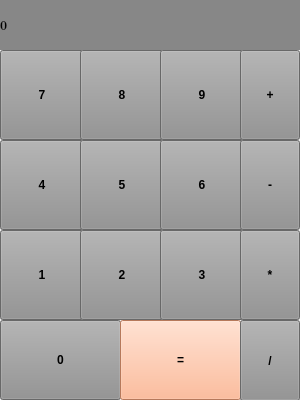
<?xml version="1.0" encoding="UTF-8"?>
<ui version="4.0">
 <class>MainWindow</class>
 <widget class="QMainWindow" name="MainWindow">
  <property name="geometry">
   <rect>
    <x>0</x>
    <y>0</y>
    <width>300</width>
    <height>400</height>
   </rect>
  </property>
  <property name="windowTitle">
   <string>Calculator</string>
  </property>
  <widget class="QWidget" name="centralwidget">
   <widget class="QLabel" name="res">
    <property name="geometry">
     <rect>
      <x>0</x>
      <y>0</y>
      <width>300</width>
      <height>50</height>
     </rect>
    </property>
    <property name="font">
     <font>
      <family>Noto Serif CJK SC</family>
      <weight>75</weight>
      <bold>true</bold>
     </font>
    </property>
    <property name="styleSheet">
     <string notr="true">background-color: rgb(135, 135, 135);</string>
    </property>
    <property name="text">
     <string>0</string>
    </property>
    <property name="margin">
     <number>10</number>
    </property>
   </widget>
   <widget class="QPushButton" name="btn_0">
    <property name="geometry">
     <rect>
      <x>0</x>
      <y>320</y>
      <width>121</width>
      <height>80</height>
     </rect>
    </property>
    <property name="font">
     <font>
      <weight>75</weight>
      <bold>true</bold>
     </font>
    </property>
    <property name="styleSheet">
     <string notr="true">background-color: rgb(145, 145, 145);</string>
    </property>
    <property name="text">
     <string>0</string>
    </property>
   </widget>
   <widget class="QPushButton" name="btn_eq">
    <property name="geometry">
     <rect>
      <x>120</x>
      <y>320</y>
      <width>121</width>
      <height>80</height>
     </rect>
    </property>
    <property name="font">
     <font>
      <weight>75</weight>
      <bold>true</bold>
     </font>
    </property>
    <property name="styleSheet">
     <string notr="true">background-color: rgb(255, 170, 127);</string>
    </property>
    <property name="text">
     <string>=</string>
    </property>
   </widget>
   <widget class="QPushButton" name="btn_1">
    <property name="geometry">
     <rect>
      <x>0</x>
      <y>230</y>
      <width>84</width>
      <height>90</height>
     </rect>
    </property>
    <property name="font">
     <font>
      <weight>75</weight>
      <bold>true</bold>
     </font>
    </property>
    <property name="styleSheet">
     <string notr="true">background-color: rgb(145, 145, 145);</string>
    </property>
    <property name="text">
     <string>1</string>
    </property>
   </widget>
   <widget class="QPushButton" name="btn_2">
    <property name="geometry">
     <rect>
      <x>80</x>
      <y>230</y>
      <width>84</width>
      <height>90</height>
     </rect>
    </property>
    <property name="font">
     <font>
      <weight>75</weight>
      <bold>true</bold>
     </font>
    </property>
    <property name="styleSheet">
     <string notr="true">background-color: rgb(145, 145, 145);</string>
    </property>
    <property name="text">
     <string>2</string>
    </property>
   </widget>
   <widget class="QPushButton" name="btn_3">
    <property name="geometry">
     <rect>
      <x>160</x>
      <y>230</y>
      <width>84</width>
      <height>90</height>
     </rect>
    </property>
    <property name="font">
     <font>
      <weight>75</weight>
      <bold>true</bold>
     </font>
    </property>
    <property name="styleSheet">
     <string notr="true">background-color: rgb(145, 145, 145);</string>
    </property>
    <property name="text">
     <string>3</string>
    </property>
   </widget>
   <widget class="QPushButton" name="btn_4">
    <property name="geometry">
     <rect>
      <x>0</x>
      <y>140</y>
      <width>84</width>
      <height>90</height>
     </rect>
    </property>
    <property name="font">
     <font>
      <weight>75</weight>
      <bold>true</bold>
     </font>
    </property>
    <property name="styleSheet">
     <string notr="true">background-color: rgb(145, 145, 145);</string>
    </property>
    <property name="text">
     <string>4</string>
    </property>
   </widget>
   <widget class="QPushButton" name="btn_5">
    <property name="geometry">
     <rect>
      <x>80</x>
      <y>140</y>
      <width>84</width>
      <height>90</height>
     </rect>
    </property>
    <property name="font">
     <font>
      <weight>75</weight>
      <bold>true</bold>
     </font>
    </property>
    <property name="styleSheet">
     <string notr="true">background-color: rgb(145, 145, 145);</string>
    </property>
    <property name="text">
     <string>5</string>
    </property>
   </widget>
   <widget class="QPushButton" name="btn_6">
    <property name="geometry">
     <rect>
      <x>160</x>
      <y>140</y>
      <width>84</width>
      <height>90</height>
     </rect>
    </property>
    <property name="font">
     <font>
      <weight>75</weight>
      <bold>true</bold>
     </font>
    </property>
    <property name="styleSheet">
     <string notr="true">background-color: rgb(145, 145, 145);</string>
    </property>
    <property name="text">
     <string>6</string>
    </property>
   </widget>
   <widget class="QPushButton" name="btn_7">
    <property name="geometry">
     <rect>
      <x>0</x>
      <y>50</y>
      <width>84</width>
      <height>90</height>
     </rect>
    </property>
    <property name="font">
     <font>
      <weight>75</weight>
      <bold>true</bold>
     </font>
    </property>
    <property name="styleSheet">
     <string notr="true">background-color: rgb(145, 145, 145);</string>
    </property>
    <property name="text">
     <string>7</string>
    </property>
   </widget>
   <widget class="QPushButton" name="btn_8">
    <property name="geometry">
     <rect>
      <x>80</x>
      <y>50</y>
      <width>84</width>
      <height>90</height>
     </rect>
    </property>
    <property name="font">
     <font>
      <weight>75</weight>
      <bold>true</bold>
     </font>
    </property>
    <property name="styleSheet">
     <string notr="true">background-color: rgb(145, 145, 145);</string>
    </property>
    <property name="text">
     <string>8</string>
    </property>
   </widget>
   <widget class="QPushButton" name="btn_9">
    <property name="geometry">
     <rect>
      <x>160</x>
      <y>50</y>
      <width>84</width>
      <height>90</height>
     </rect>
    </property>
    <property name="font">
     <font>
      <weight>75</weight>
      <bold>true</bold>
     </font>
    </property>
    <property name="styleSheet">
     <string notr="true">background-color: rgb(145, 145, 145);</string>
    </property>
    <property name="text">
     <string>9</string>
    </property>
   </widget>
   <widget class="QPushButton" name="btn_plus">
    <property name="geometry">
     <rect>
      <x>240</x>
      <y>50</y>
      <width>60</width>
      <height>90</height>
     </rect>
    </property>
    <property name="font">
     <font>
      <weight>75</weight>
      <bold>true</bold>
     </font>
    </property>
    <property name="styleSheet">
     <string notr="true">background-color: rgb(145, 145, 145);</string>
    </property>
    <property name="text">
     <string>+</string>
    </property>
   </widget>
   <widget class="QPushButton" name="btn_minus">
    <property name="geometry">
     <rect>
      <x>240</x>
      <y>140</y>
      <width>60</width>
      <height>90</height>
     </rect>
    </property>
    <property name="font">
     <font>
      <weight>75</weight>
      <bold>true</bold>
     </font>
    </property>
    <property name="styleSheet">
     <string notr="true">background-color: rgb(145, 145, 145);</string>
    </property>
    <property name="text">
     <string>-</string>
    </property>
   </widget>
   <widget class="QPushButton" name="btn_mult">
    <property name="geometry">
     <rect>
      <x>240</x>
      <y>230</y>
      <width>60</width>
      <height>90</height>
     </rect>
    </property>
    <property name="font">
     <font>
      <weight>75</weight>
      <bold>true</bold>
     </font>
    </property>
    <property name="styleSheet">
     <string notr="true">background-color: rgb(145, 145, 145);</string>
    </property>
    <property name="text">
     <string>*</string>
    </property>
   </widget>
   <widget class="QPushButton" name="btn_divid">
    <property name="geometry">
     <rect>
      <x>240</x>
      <y>320</y>
      <width>60</width>
      <height>81</height>
     </rect>
    </property>
    <property name="font">
     <font>
      <weight>75</weight>
      <bold>true</bold>
     </font>
    </property>
    <property name="styleSheet">
     <string notr="true">background-color: rgb(145, 145, 145);</string>
    </property>
    <property name="text">
     <string>/</string>
    </property>
   </widget>
  </widget>
 </widget>
 <resources/>
 <connections/>
</ui>
